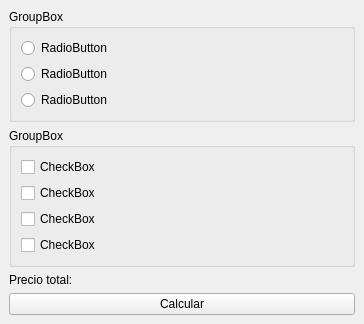
<?xml version="1.0" encoding="UTF-8"?>
<ui version="4.0">
 <class>MainWindow</class>
 <widget class="QMainWindow" name="MainWindow">
  <property name="geometry">
   <rect>
    <x>0</x>
    <y>0</y>
    <width>364</width>
    <height>287</height>
   </rect>
  </property>
  <property name="windowTitle">
   <string>MainWindow</string>
  </property>
  <widget class="QWidget" name="centralwidget">
   <layout class="QVBoxLayout" name="verticalLayout">
    <item>
     <widget class="QGroupBox" name="groupBox">
      <property name="title">
       <string>GroupBox</string>
      </property>
      <layout class="QVBoxLayout" name="verticalLayout_2">
       <item>
        <widget class="QRadioButton" name="radioButton_2">
         <property name="text">
          <string>RadioButton</string>
         </property>
        </widget>
       </item>
       <item>
        <widget class="QRadioButton" name="radioButton">
         <property name="text">
          <string>RadioButton</string>
         </property>
        </widget>
       </item>
       <item>
        <widget class="QRadioButton" name="radioButton_3">
         <property name="text">
          <string>RadioButton</string>
         </property>
        </widget>
       </item>
      </layout>
     </widget>
    </item>
    <item>
     <widget class="QGroupBox" name="groupBox_2">
      <property name="title">
       <string>GroupBox</string>
      </property>
      <layout class="QVBoxLayout" name="verticalLayout_4">
       <item>
        <widget class="QCheckBox" name="checkBox">
         <property name="text">
          <string>CheckBox</string>
         </property>
        </widget>
       </item>
       <item>
        <widget class="QCheckBox" name="checkBox_2">
         <property name="text">
          <string>CheckBox</string>
         </property>
        </widget>
       </item>
       <item>
        <widget class="QCheckBox" name="checkBox_3">
         <property name="text">
          <string>CheckBox</string>
         </property>
        </widget>
       </item>
       <item>
        <widget class="QCheckBox" name="checkBox_4">
         <property name="text">
          <string>CheckBox</string>
         </property>
        </widget>
       </item>
      </layout>
     </widget>
    </item>
    <item>
     <widget class="QLabel" name="label_2">
      <property name="text">
       <string>Precio total:</string>
      </property>
     </widget>
    </item>
    <item>
     <widget class="QPushButton" name="pushButton">
      <property name="text">
       <string>Calcular</string>
      </property>
     </widget>
    </item>
   </layout>
  </widget>
 </widget>
 <resources/>
 <connections/>
</ui>
